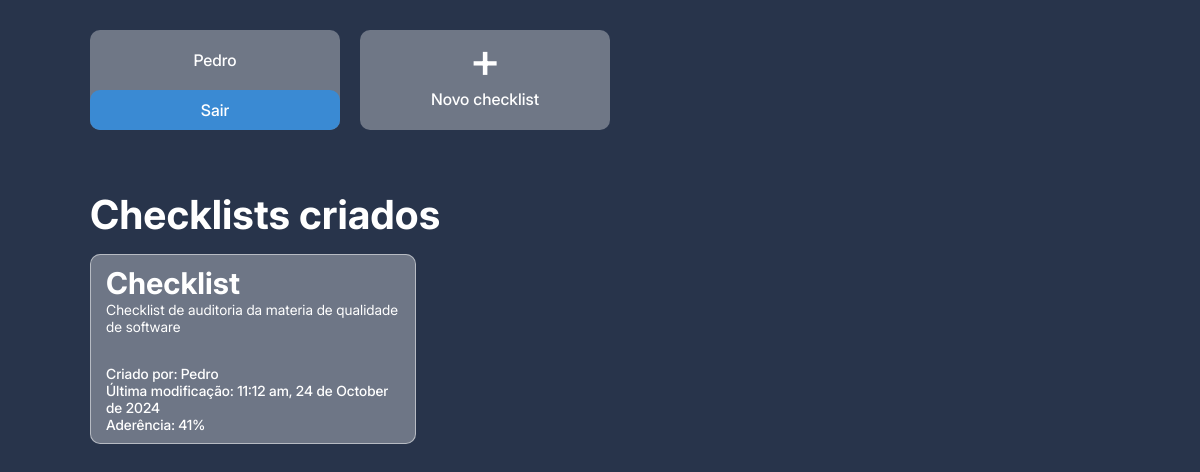
/ (signed in), run on the app's committed database.
### tables this page shows
CREATE TABLE `usuario` (
  `Cod_Usuario` int NOT NULL AUTO_INCREMENT,
  `Nome` varchar(12) NOT NULL,
  `Email` varchar(50) NOT NULL,
  `Senha` varchar(12) NOT NULL,
  `Tipo` char(1) NOT NULL,
  PRIMARY KEY (`Cod_Usuario`),
  UNIQUE KEY `Email` (`Email`)
);

CREATE TABLE `checklist` (
  `Cod_Checklist` int NOT NULL AUTO_INCREMENT,
  `Titulo` varchar(25) NOT NULL,
  `Descricao` varchar(120) DEFAULT NULL,
  `Criador` int DEFAULT NULL,
  `Dt_Modificacao` datetime DEFAULT NULL,
  PRIMARY KEY (`Cod_Checklist`),
  KEY `FK_Checklist_2` (`Criador`),
  CONSTRAINT `FK_Checklist_2` FOREIGN KEY (`Criador`) REFERENCES `usuario` (`Cod_Usuario`) ON DELETE CASCADE
);

### index.php (the view, shortened to what this page needs)
<!DOCTYPE html>
<html lang="pt-br">
<head>
    <link rel="stylesheet" href="style.css">
</head>
<body>
    <?php
    include('php/connection.php');
    $sql = "SELECT * FROM Usuario WHERE Cod_Usuario = '" . $_SESSION['Cod_Usuario'] . "'";
    $resultado = mysqli_query($conn, $sql);
    $resultadoArray = mysqli_fetch_assoc($resultado);
    $nome = $resultadoArray['Nome'];
    $tipoUsuario = $resultadoArray['Tipo'];
    ?>
    <main>
        <div id="nav">
            <div id="conta">
                <p id="conta-name" data-id-logado="<?php echo $_SESSION['Cod_Usuario']; ?>"><?php echo $nome; ?></p>
                <div id="sair">Sair</div>
            </div>
            <?php if ($tipoUsuario == '1') { ?>
                <div id="new-checklist">
                    <p id="mais-icon">+</p>
                    <p id="novo-checklist">Novo checklist</p>
                </div> <?php }; ?>
        </div>
        <h1>Checklists criados</h1>
        <div id="checklists">
            <?php
            $sql = "SELECT c.*, u.Nome AS CriadorNome
            FROM Checklist c
            INNER JOIN Usuario u ON c.Criador = u.Cod_Usuario";
            $resultado = mysqli_query($conn, $sql);
            while ($querry = mysqli_fetch_assoc($resultado)) {
                $dtModificacao = new DateTime($querry['Dt_Modificacao']);
                $formattedDate = $dtModificacao->format('g:i a, d \d\e F \d\e Y');
                $checklistId = $querry['Cod_Checklist'];
                $sqlTotal = "SELECT COUNT(*) AS total_itens FROM ItemChecklist WHERE fk_Cod_Checklist = $checklistId";
                $sqlConformes = "SELECT COUNT(*) AS total_conformes FROM ItemChecklist WHERE fk_Cod_Checklist = $checklistId AND Conforme = 'CC'";
                $sqlNaoAplicaveis = "SELECT COUNT(*) AS total_nao_aplicaveis FROM ItemChecklist WHERE fk_Cod_Checklist = $checklistId AND Conforme = 'NA'";
                $resultTotal = mysqli_query($conn, $sqlTotal);
                $resultConformes = mysqli_query($conn, $sqlConformes);
                $resultNaoAplicaveis = mysqli_query($conn, $sqlNaoAplicaveis);
                $totalItens = mysqli_fetch_assoc($resultTotal)['total_itens'];
                $totalConformes = mysqli_fetch_assoc($resultConformes)['total_conformes'];
                $totalNaoAplicaveis = mysqli_fetch_assoc($resultNaoAplicaveis)['total_nao_aplicaveis'];
                $totalConsiderados = $totalItens - $totalNaoAplicaveis;
                $aderencia = $totalConsiderados > 0 ? ($totalConformes / $totalConsiderados) * 100 : 0;
                $aderencia = number_format($aderencia, 0);
            ?>
                <div id="" class="checklist" onclick="link(<?php echo $querry['Cod_Checklist']; ?>)">
                    <div id="name-description">
                        <h2><?php echo $querry['Titulo']; ?></h2>
                        <p><?php echo $querry['Descricao']; ?></p>
                    </div>
                    <div id="dt-modification">
                        <p>Criado por: <?php echo $querry['CriadorNome']; ?></p>
                        <p>Última modificação: <?php echo $formattedDate; ?></p>
                        <p>Aderência: <?php echo $aderencia; ?>%</p>
                    </div>
                </div>
            <?php } ?>
        </div>
    </main>
</body>
</html>

### style.css (style rules this page uses)
* { margin: 0; padding: 0; box-sizing: border-box; }
body { background-color: #28344B; overflow: auto; display: flex; justify-content: center; }
main { width: 85%; height: 92vh; margin: 30px 20px 20px 20px; display: flex; flex-direction: column; }
#nav { width: 100%; height: 100px; margin: 0 0 60px 0; display: flex; gap: 20px; }
#conta { width: 250px; height: 100px; background-color: rgba(255, 255, 255, 33%); border-radius: 10px; display: flex; flex-direction: column; justify-content: space-between; padding: 20px 0 0 0; }
#conta-name { color: white; display: flex; align-items: center; justify-content: center; font-family: 'inter-medium'; font-size: 16px; width: 100%; text-align: center; padding: 0 20px 0 20px; }
#sair { color: white; font-family: 'inter-medium'; font-size: 16px; background-color: #3A8AD3; border-radius: 10px; height: 40px; display: flex; align-items: center; justify-content: center; cursor: pointer; }
#new-checklist { width: 250px; height: 100px; background-color: rgba(255, 255, 255, 33%); border-radius: 10px; display: flex; flex-direction: column; align-items: center; }
#mais-icon { color: white; font-family: 'inter-medium'; font-size: 48px; }
#novo-checklist { color: white; font-family: 'inter-medium'; font-size: 16px; }
h1 { color: white; font-size: 40px; font-family: "inter-bold"; margin: 0 0 15px 0; }
#checklists { width: 100%; display: flex; flex-wrap: wrap; gap: 20px; overflow: auto; }
.checklist { width: 32%; height: 190px; background-color: rgba(255, 255, 255, 33%); border: solid 1px rgba(255, 255, 255, 50%); display: flex; flex-direction: column; justify-content: space-between; padding: 10px 15px; border-radius: 10px; }
#name-description { color: white; display: flex; flex-direction: column; justify-content: space-between; }
#name-description h2 { font-family: 'inter-bold'; font-size: 30px; }
#name-description p { font-family: 'inter-regular'; font-size: 14px; }
#dt-modification { color: white; font-family: 'inter-medium'; font-size: 14px; display: flex; flex-direction: column; justify-content: space-between; }

### data on the page
usuario: Nome "Pedro"
checklist: Titulo "Checklist", Descricao "Checklist de auditoria da materia de qualidade de software", Criador.Nome "Pedro", Dt_Modificacao "11:12 am, 24 de October de 2024", aderencia "41"
